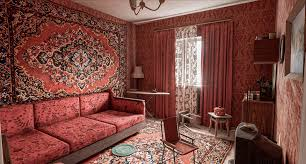
#> input picture ava_aesthetic_predictor/bad_est.jpg, 306 x 164 px
$ python -i cv2analytics.py   (imports and definitions only)   (older library calls are emulated)
#> lines starting #> are read from the running program, lines starting #| are printed output that depends on the picture
import cv2
import math
from ultralytics import YOLO
import cv2
import numpy as np


class PhotoQualityAnalyzer:
    def __init__(self, pil_image):
        self.image_rgb = np.array(pil_image)
        self.image = cv2.cvtColor(np.array(pil_image), cv2.COLOR_RGB2BGR)
#> self.image is the input picture: shape (164, 306, 3); mean B, G, R 66.2, 74.2, 123.1
        self.gray = cv2.cvtColor(self.image, cv2.COLOR_BGR2GRAY)
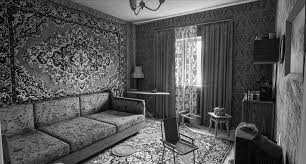
#> self.gray: shape (164, 306); min 1, max 255, mean 87.9
        self.hsv = cv2.cvtColor(self.image, cv2.COLOR_BGR2HSV)
#> self.hsv: shape (164, 306, 3); mean H, S, V 8.8, 136.7, 123.2
        self.h, self.w = self.gray.shape
#> self.h = 164; self.w = 306

    # [44 lines left out: functions check_blur, check_exposure_on_gray, check_exposure_on_hsv, check_noise, not called in this run]

    def check_horizon(self, angle_threshold=3):
        """Проверка на заваленный горизонт"""
#> called with angle_threshold = 3
        temp_img = self.image_rgb.copy()
        blurred = cv2.GaussianBlur(self.gray, (5, 5), 0)
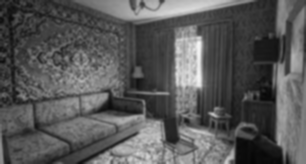
#> blurred: shape (164, 306); min 5, max 245, mean 87.9
        edges = cv2.Canny(blurred, 150, 250, apertureSize=3)
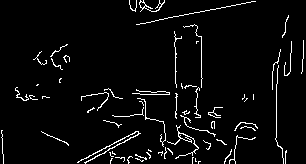
#> edges: shape (164, 306); 4.2% white in thin lines or dots
        lines = cv2.HoughLinesP(
            edges, 1, np.pi / 180, 100, minLineLength=100, maxLineGap=10
        )
#> lines = None

        if lines is None:
            return (False, 0, temp_img)

        total_lines, total_horiizontal_lines, good_horizontal_lines = 0, 0, 0
        angles = []
        for line in lines:
            total_lines += 1
            x1, y1, x2, y2 = line[0]
            angle = abs(math.degrees(math.atan2(y2 - y1, x2 - x1)))
            if angle <= 30:  # учитываем только горизонтальные линии
                cv2.line(temp_img, (x1, y1), (x2, y2), (0, 0, 255), 2)
                total_horiizontal_lines += 1
                angles.append(angle)
                if angle <= angle_threshold:
                    good_horizontal_lines += 1
        avg_angle = np.mean(angles)
        if total_horiizontal_lines == 0:
            return (False, 0, temp_img)
        else:
            return (
                (good_horizontal_lines / total_horiizontal_lines) >= 0.5,
                avg_angle,
                temp_img,
            )

    # [30 lines left out: function person_detection, not called in this run]

>>> import cv2
>>> picture = cv2.cvtColor(cv2.imread('ava_aesthetic_predictor/bad_est.jpg'), cv2.COLOR_BGR2RGB)
>>> result = PhotoQualityAnalyzer(picture).check_horizon()

$ run again, on ava_aesthetic_predictor/good_est.jpg
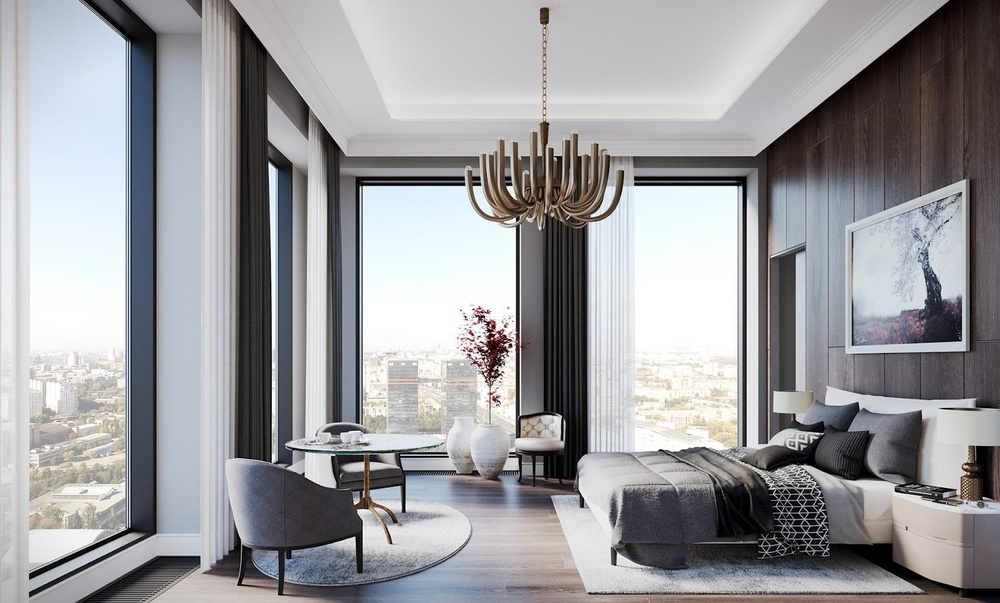
#> input picture ava_aesthetic_predictor/good_est.jpg, 1000 x 603 px, shrunk from 1600 x 965 before the run
#> in __init__, self.image is the input picture: shape (603, 1000, 3); mean B, G, R 158.2, 155.3, 155.5
#> self.hsv: shape (603, 1000, 3); mean H, S, V 86.3, 23.8, 161.6
#> in check_horizon, `edges = cv2.Canny(blurred, 150, 250, apertureSize=3)`:
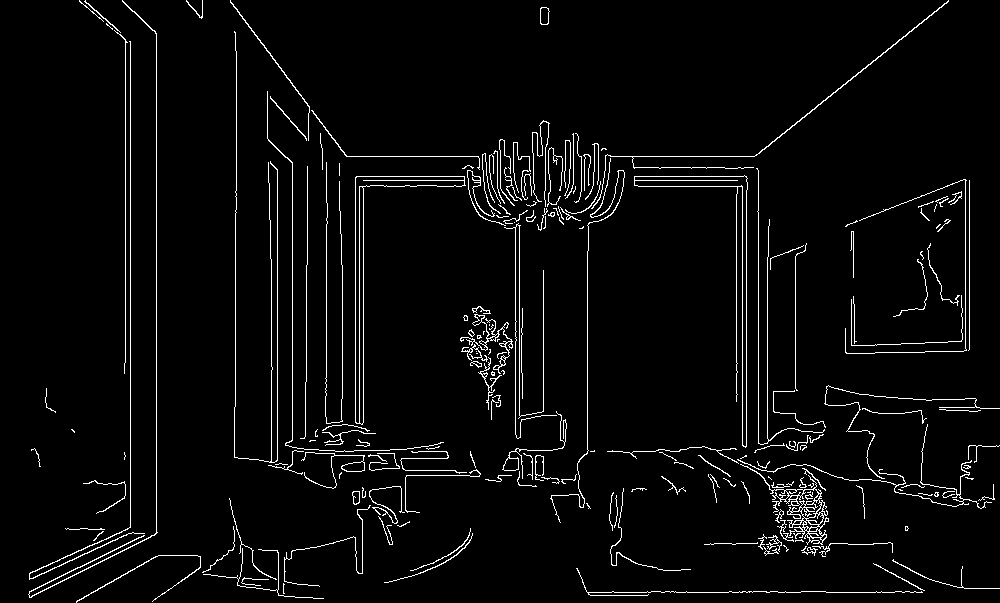
#> edges: shape (603, 1000); 3.7% white in thin lines or dots
#> lines = 39 rows, first 6: [156, 533, 156, 33], [130, 547, 130, 41], [355, 430, 355, 177], [125, 362, 125, 39], [292, 471, 292, 162], [277, 467, 277, 169]
#> the loop in check_horizon, `for line in lines:` made 39 passes
#> (x1, y1, x2, y2, angle) on passes 1 to 8: (156, 533, 156, 33, 90), (130, 547, 130, 41, 90), (355, 430, 355, 177, 90), (125, 362, 125, 39, 90), (292, 471, 292, 162, 90), (277, 467, 277, 169, 90), (346, 156, 754, 156, 0), (758, 449, 758, 170, 90)
#> after the loop in check_horizon, `for line in lines:`:
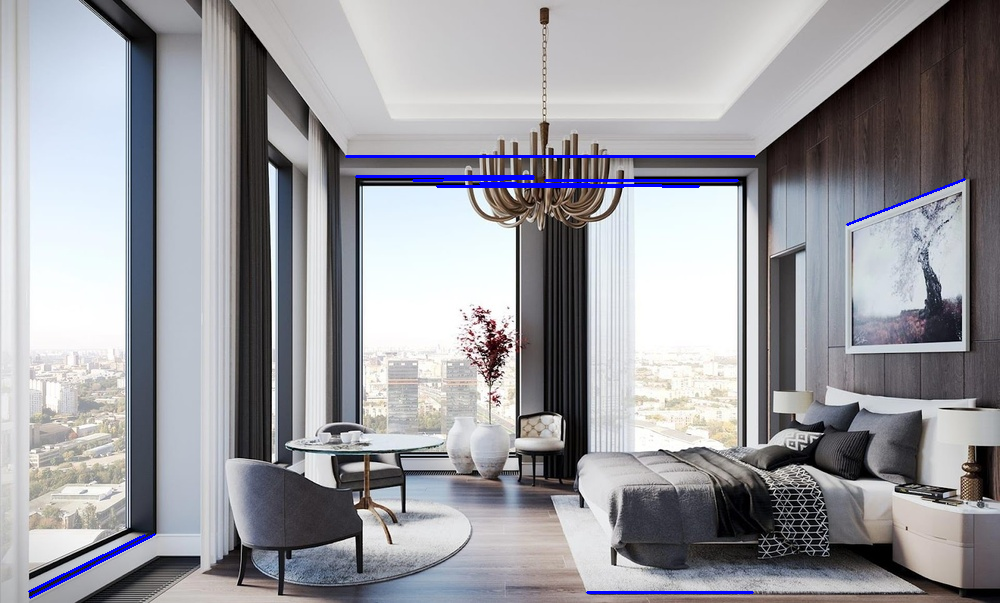
#> temp_img: shape (603, 1000, 3); mean R, G, B 154.5, 154.4, 159.5
#> after the loop in check_horizon, `for line in lines:`: angles = [0, 0, 0, 0, 0, 25.96, 0.955, 26.93, 21.04, 0.788]; good_horizontal_lines = 7; total_horiizontal_lines = 10; total_lines = 39
#> avg_angle = 7.57
